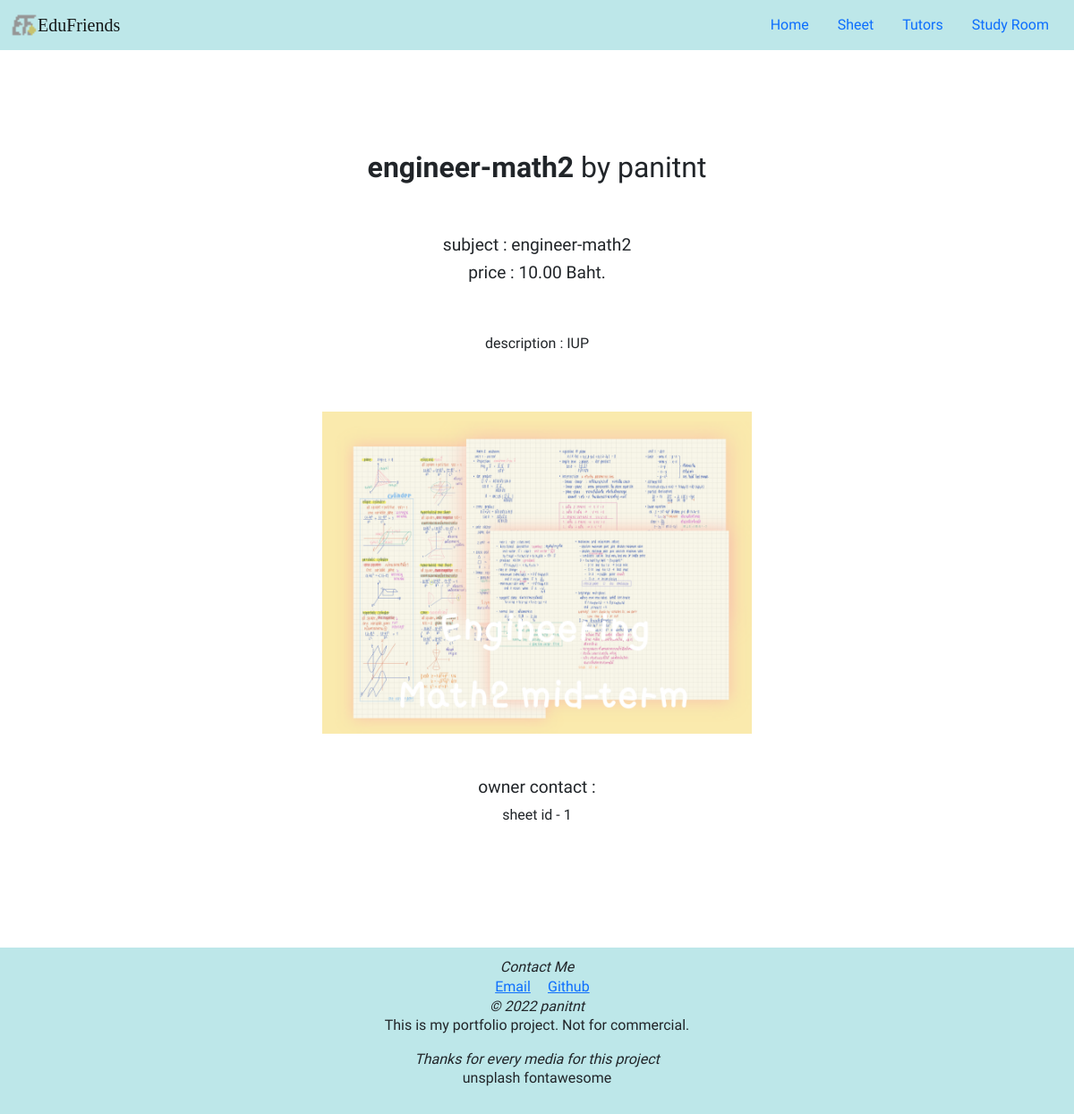
The page /sheet/1/ on the database its author committed.
### edu_sheet/models.py (models this page shows, shortened)
class Sheet(models.Model):
    name = models.CharField(max_length=255)
    subject = models.CharField(max_length=50)
    by = models.CharField(max_length=50)
    description = models.TextField(blank=True)
    price = models.DecimalField(max_digits=10, decimal_places=2)
    image = models.ImageField(upload_to='edu_sheet/images/')
    contact = models.CharField(max_length=255, blank=True)

### edu_sheet/views.py (the view)
# urls.py: path('<int:sheet_id>/', views.details, name='details'),
def details(request, sheet_id):
    detail = get_object_or_404(Sheet, pk=sheet_id)
    return render(request, 'edu_sheet/sheet_detail.html', {'detail': detail})

### edu_sheet/templates/edu_sheet/sheet_detail.html (shortened to what this page needs)
{% extends 'main_edufriends/base.html' %}
{% block content%}
{% load static %}
<div style="padding: 10%;">
    <h2 style="padding: 5%;"><strong>{{detail.subject}}</strong> by {{detail.by}}</h2>
    <h4>subject : {{detail.subject}}</h4>
    <h4>price : {{detail.price}} Baht.</h4>
    <p style="padding: 5%;">description : {{detail.description}}</p>
    <img src="{{detail.image.url}}" alt="" width="50%" style="padding: 0 0 5%;">
    <h4>owner contact : {{detail.contact}}</h4>
    <p>sheet id - {{detail.id}}</p>
</div>
{% endblock %}

### main_edufriends/static/main_edufriends/styles.css (style rules this page uses)
body { text-align: center; font-family: 'Prompt', sans-serif; font-weight: 400; }
h4 { font-size: 1.2rem }

### rows shown on the page
Sheet: subject "engineer-math2", by "panitnt", price "10.00", description "IUP", image (picture), id "1"
